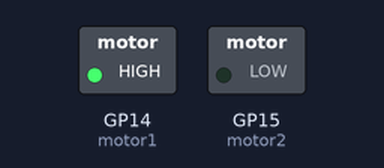
This program was run on a simulated Raspberry Pi Pico running MicroPython. Parts: switched loads named in the program (green lamp = pin HIGH).

Above: at 0.5 s.
At 2.5 s:
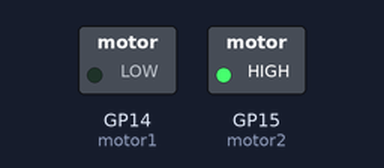
At 3.5 s:
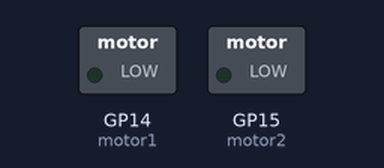
Timing chart, 0 to 5.2 s (numbered marks = the images above):
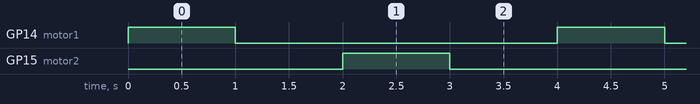

Measured:
- by itself, GP14 (motor1), GP15 (motor2): alternates HIGH for 1.0 s and LOW for 3.0 s
- by itself, everything shown: repeats every 4.0 s, in 4 steps

The program:

dc_motor_demo.py
```python
import machine
import utime

motor1 = machine.Pin(14, machine.Pin.OUT)
motor2 = machine.Pin(15, machine.Pin.OUT)

def clockwise():
    motor1.high()
    motor2.low()

def anticlockwise():
    motor1.low()
    motor2.high()

def stopMotor():
    motor1.low()
    motor2.low()

while True:
    clockwise()
    utime.sleep(1)
    stopMotor()
    utime.sleep(1)
    anticlockwise()
    utime.sleep(1)
    stopMotor()
    utime.sleep(1)
```
